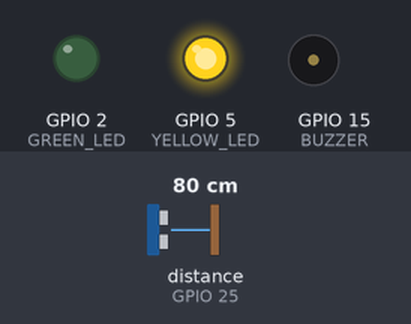
This sketch was run on a simulated ESP32. Parts: output pins drawn as LEDs (lit = HIGH), buzzer (waves = sounding). Wiring (from diagram.json): ultrasonic range finder: trigger GPIO 14; echo GPIO 25. The inputs (shaded band) are chosen by the test bench; at power-on: distance to the obstacle (sensor on GPIO 25) 80 cm. The echo pulse lasts 58.3 µs per cm; pins used as bus, display or sensor lines are not drawn; what the sketch prints to the serial monitor is not drawn.

Above: at 2.0 s.
2.1 s: distance to the obstacle (sensor on GPIO 25) set to 195 cm
5.6 s: distance to the obstacle (sensor on GPIO 25) set to 205 cm
At 6.7 s:
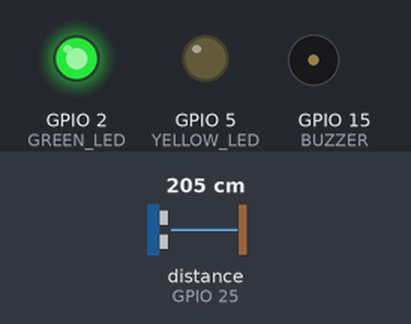
7.5 s: distance to the obstacle (sensor on GPIO 25) set to 18 cm
At 9.0 s:
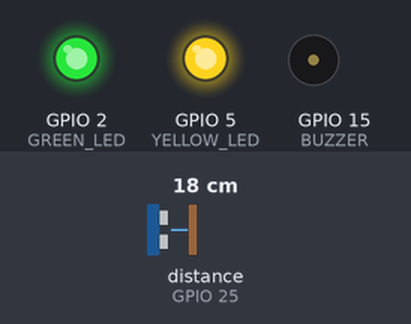
12.0 s: distance to the obstacle (sensor on GPIO 25) set to 47 cm
15.5 s: distance to the obstacle (sensor on GPIO 25) set to 55 cm
At 16.02 s:
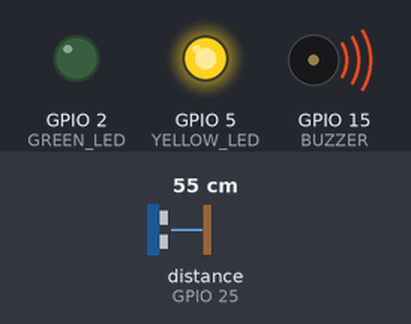
20.0 s: distance to the obstacle (sensor on GPIO 25) set to 2 cm
At 20.89 s:
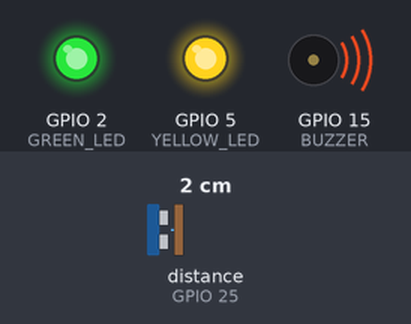
Timing chart, 0 to 25.5 s (numbered marks = the images above; inputs shaded):
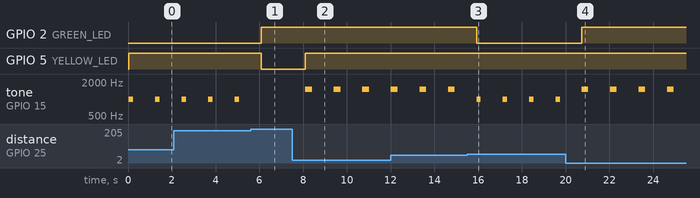

The sketch:

sketch.ino
```cpp
// Pin declarations
#define TRIG 14
#define ECHO 25
#define BUZZER 15
#define YELLOW_LED 5
#define GREEN_LED 2

long duration;
float distance;

void setup() {
  Serial.begin(9600);

  pinMode(TRIG, OUTPUT);
  pinMode(ECHO, INPUT);
  pinMode(BUZZER, OUTPUT);
  pinMode(YELLOW_LED, OUTPUT);
  pinMode(GREEN_LED, OUTPUT);

  Serial.println("Home Safety and Security System Initialized");
}

void loop() {
  // Trigger the ultrasonic sensor
  digitalWrite(TRIG, LOW);
  delayMicroseconds(2);
  digitalWrite(TRIG, HIGH);
  delayMicroseconds(10);
  digitalWrite(TRIG, LOW);

  // Read the echo pulse
  duration = pulseIn(ECHO, HIGH);
  distance = (duration * 0.0343) / 2; // Convert time to distance (cm)

  // Print the distance
  Serial.print("Distance: ");
  Serial.print(distance);
  Serial.println(" cm");

  // Determine safety level
  if (distance > 200) {
    Serial.println("✅ Safe - No one near the door");
    digitalWrite(GREEN_LED, HIGH);
    digitalWrite(YELLOW_LED, LOW);
    noTone(BUZZER);
  }
  else if (distance >= 50 && distance <= 200) {
    Serial.println("⚠️  Someone approaching the door!");
    digitalWrite(YELLOW_LED, HIGH);
    digitalWrite(GREEN_LED, LOW);
    tone(BUZZER, 1000);
    delay(200);
    noTone(BUZZER);
  }
  else {
    Serial.println("🚨 Person very close to the door!");
    digitalWrite(YELLOW_LED, HIGH);
    digitalWrite(GREEN_LED, HIGH);
    tone(BUZZER, 1500);
    delay(300);
    noTone(BUZZER);
  }

  delay(1000);
}
```

Measured:
- the behaviour switches between 200 and 201 cm on distance to the obstacle (sensor on GPIO 25) (found by bisection; images 0 and 1)
- the behaviour switches between 50 and 51 cm on distance to the obstacle (sensor on GPIO 25) (found by bisection; images 2 and 3)
- after the input at 5.6 s, GPIO 2 (GREEN_LED): LOW → HIGH after 0.50 s; GPIO 5 (YELLOW_LED): HIGH → LOW after 0.50 s; tone on GPIO 15 (BUZZER): stays silent (without the input it goes to 1000 Hz after 0.50 s)
- after the input at 7.5 s, GPIO 5 (YELLOW_LED): LOW → HIGH after 0.61 s; tone on GPIO 15 (BUZZER): alternates 1500 Hz for 0.30 s and silent for 1.0 s, starting after 0.61 s
- after the input at 15.5 s, GPIO 2 (GREEN_LED): HIGH → LOW after 0.43 s
- after the input at 20.0 s, GPIO 2 (GREEN_LED): LOW → HIGH after 0.74 s
- by itself, tone on GPIO 15 (BUZZER): alternates 1000 Hz for 0.20 s and silent for 1.0 s
